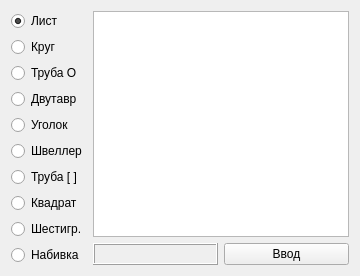
                  <widget class="QWidget" name="tab_6">
                   <attribute name="title">
                    <string>Расчет</string>
                   </attribute>
                   <layout class="QHBoxLayout" name="horizontalLayout_17">
                    <item>
                     <layout class="QVBoxLayout" name="verticalLayout_8">
                      <item>
                       <widget class="QRadioButton" name="opt_but_list">
                        <property name="text">
                         <string>Лист</string>
                        </property>
                        <property name="shortcut">
                         <string/>
                        </property>
                        <property name="checkable">
                         <bool>true</bool>
                        </property>
                        <property name="checked">
                         <bool>true</bool>
                        </property>
                        <property name="autoRepeat">
                         <bool>false</bool>
                        </property>
                        <property name="autoExclusive">
                         <bool>true</bool>
                        </property>
                        <attribute name="buttonGroup">
                         <string notr="true">buttonGroup_2</string>
                        </attribute>
                       </widget>
                      </item>
                      <item>
                       <widget class="QRadioButton" name="opt_but_krug">
                        <property name="text">
                         <string>Круг</string>
                        </property>
                        <property name="shortcut">
                         <string/>
                        </property>
                        <property name="checkable">
                         <bool>true</bool>
                        </property>
                        <property name="checked">
                         <bool>false</bool>
                        </property>
                        <property name="autoRepeat">
                         <bool>false</bool>
                        </property>
                        <property name="autoExclusive">
                         <bool>true</bool>
                        </property>
                        <attribute name="buttonGroup">
                         <string notr="true">buttonGroup_2</string>
                        </attribute>
                       </widget>
                      </item>
                      <item>
                       <widget class="QRadioButton" name="opt_but_truba">
                        <property name="text">
                         <string>Труба О</string>
                        </property>
                        <property name="shortcut">
                         <string/>
                        </property>
                        <property name="checkable">
                         <bool>true</bool>
                        </property>
                        <property name="checked">
                         <bool>false</bool>
                        </property>
                        <property name="autoRepeat">
                         <bool>false</bool>
                        </property>
                        <property name="autoExclusive">
                         <bool>true</bool>
                        </property>
                        <attribute name="buttonGroup">
                         <string notr="true">buttonGroup_2</string>
                        </attribute>
                       </widget>
                      </item>
                      <item>
                       <widget class="QRadioButton" name="opt_but_dvut">
                        <property name="text">
                         <string>Двутавр</string>
                        </property>
                        <property name="shortcut">
                         <string/>
                        </property>
                        <property name="checkable">
                         <bool>true</bool>
                        </property>
                        <property name="checked">
                         <bool>false</bool>
                        </property>
                        <property name="autoRepeat">
                         <bool>false</bool>
                        </property>
                        <property name="autoExclusive">
                         <bool>true</bool>
                        </property>
                        <attribute name="buttonGroup">
                         <string notr="true">buttonGroup_2</string>
                        </attribute>
                       </widget>
                      </item>
                      <item>
                       <widget class="QRadioButton" name="opt_but_ygol">
                        <property name="text">
                         <string>Уголок</string>
                        </property>
                        <property name="shortcut">
                         <string/>
                        </property>
                        <property name="checkable">
                         <bool>true</bool>
                        </property>
                        <property name="checked">
                         <bool>false</bool>
                        </property>
                        <property name="autoRepeat">
                         <bool>false</bool>
                        </property>
                        <property name="autoExclusive">
                         <bool>true</bool>
                        </property>
                        <attribute name="buttonGroup">
                         <string notr="true">buttonGroup_2</string>
                        </attribute>
                       </widget>
                      </item>
                      <item>
                       <widget class="QRadioButton" name="opt_but_shvel">
                        <property name="text">
                         <string>Швеллер</string>
                        </property>
                        <property name="shortcut">
                         <string/>
                        </property>
                        <property name="checkable">
                         <bool>true</bool>
                        </property>
                        <property name="checked">
                         <bool>false</bool>
                        </property>
                        <property name="autoRepeat">
                         <bool>false</bool>
                        </property>
                        <property name="autoExclusive">
                         <bool>true</bool>
                        </property>
                        <attribute name="buttonGroup">
                         <string notr="true">buttonGroup_2</string>
                        </attribute>
                       </widget>
                      </item>
                      <item>
                       <widget class="QRadioButton" name="opt_but_truba_kv">
                        <property name="text">
                         <string>Труба [ ]</string>
                        </property>
                        <property name="shortcut">
                         <string/>
                        </property>
                        <property name="checkable">
                         <bool>true</bool>
                        </property>
                        <property name="checked">
                         <bool>false</bool>
                        </property>
                        <property name="autoRepeat">
                         <bool>false</bool>
                        </property>
                        <property name="autoExclusive">
                         <bool>true</bool>
                        </property>
                        <attribute name="buttonGroup">
                         <string notr="true">buttonGroup_2</string>
                        </attribute>
                       </widget>
                      </item>
                      <item>
                       <widget class="QRadioButton" name="opt_but_kv">
                        <property name="text">
                         <string>Квадрат</string>
                        </property>
                        <property name="shortcut">
                         <string/>
                        </property>
                        <property name="checkable">
                         <bool>true</bool>
                        </property>
                        <property name="checked">
                         <bool>false</bool>
                        </property>
                        <property name="autoRepeat">
                         <bool>false</bool>
                        </property>
                        <property name="autoExclusive">
                         <bool>true</bool>
                        </property>
                        <attribute name="buttonGroup">
                         <string notr="true">buttonGroup_2</string>
                        </attribute>
                       </widget>
                      </item>
                      <item>
                       <widget class="QRadioButton" name="opt_but_shestig">
                        <property name="text">
                         <string>Шестигр.</string>
                        </property>
                        <property name="shortcut">
                         <string/>
                        </property>
                        <property name="checkable">
                         <bool>true</bool>
                        </property>
                        <property name="checked">
                         <bool>false</bool>
                        </property>
                        <property name="autoRepeat">
                         <bool>false</bool>
                        </property>
                        <property name="autoExclusive">
                         <bool>true</bool>
                        </property>
                        <attribute name="buttonGroup">
                         <string notr="true">buttonGroup_2</string>
                        </attribute>
                       </widget>
                      </item>
                      <item>
                       <widget class="QRadioButton" name="opt_but_nabivka">
                        <property name="text">
                         <string>Набивка</string>
                        </property>
                        <property name="shortcut">
                         <string/>
                        </property>
                        <property name="checkable">
                         <bool>true</bool>
                        </property>
                        <property name="checked">
                         <bool>false</bool>
                        </property>
                        <property name="autoRepeat">
                         <bool>false</bool>
                        </property>
                        <property name="autoExclusive">
                         <bool>true</bool>
                        </property>
                        <attribute name="buttonGroup">
                         <string notr="true">buttonGroup_2</string>
                        </attribute>
                       </widget>
                      </item>
                     </layout>
                    </item>
                    <item>
                     <layout class="QVBoxLayout" name="verticalLayout_21">
                      <item>
                       <widget class="QTableWidget" name="tbl_resch_mater"/>
                      </item>
                      <item>
                       <layout class="QHBoxLayout" name="horizontalLayout_20">
                        <item>
                         <widget class="QLabel" name="lbl_rez_mater">
                          <property name="frameShape">
                           <enum>QFrame::Box</enum>
                          </property>
                          <property name="frameShadow">
                           <enum>QFrame::Raised</enum>
                          </property>
                          <property name="text">
                           <string/>
                          </property>
                         </widget>
                        </item>
                        <item>
                         <widget class="QPushButton" name="btn_vvod_rez_mat">
                          <property name="text">
                           <string>Ввод</string>
                          </property>
                         </widget>
                        </item>
                       </layout>
                      </item>
                     </layout>
                    </item>
                   </layout>
                  </widget>
